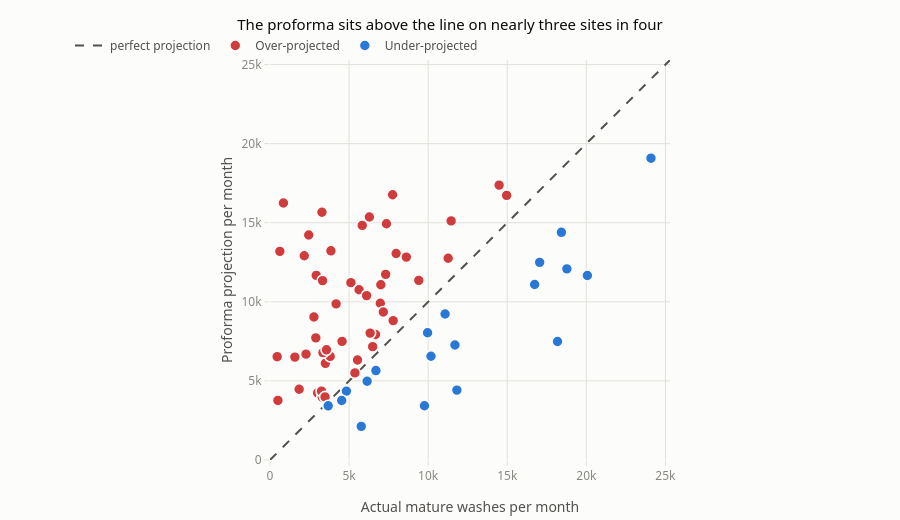

Notebook code cell kept with this figure:
### Markdown cell above
## 2.1 Every projection against what actually happened

No modelling. One dot per site: the washes the proforma projected against the washes that showed up.
Anything above the dashed line was over-projected.

### Code cell
a, pr = pdf.actual_mature_wash, pdf.proforma_y5
over = pr > a
lim = [0, float(max(a.max(), pr.max())) * 1.05]

fig = go.Figure()
fig.add_scatter(x=lim, y=lim, mode="lines", name="perfect projection",
                line=dict(color=INK2, width=2, dash="dash"), hoverinfo="skip")
for mask, name, col in [(over, "Over-projected", BAD), (~over, "Under-projected", S1)]:
    g = pdf[mask]
    fig.add_scatter(x=g.actual_mature_wash, y=g.proforma_y5, mode="markers", name=name,
                    marker=dict(size=11, color=col, line=dict(width=1.6, color=SURFACE)),
                    customdata=g[["client_name", "state"]].fillna("-"),
                    hovertemplate="<b>%{customdata[0]}</b> (%{customdata[1]})<br>"
                                  "actual %{x:,.0f}/mo<br>proforma %{y:,.0f}/mo<extra></extra>")
fig.update_layout(title="The proforma sits above the line on nearly three sites in four",
                  xaxis_title="Actual mature washes per month",
                  yaxis_title="Proforma projection per month", height=520,
                  xaxis=dict(range=lim, constrain="domain"),
                  yaxis=dict(range=lim, scaleanchor="x", constrain="domain"),
                  legend=dict(orientation="h", yanchor="bottom", y=1.0, x=0))
fig.show()

print(f"over-projected : {ph['proforma_over_share']*100:.0f}% of sites")
print(f"median ratio   : {ph['proforma_bias']:.2f}x actual")
print(f"p90 ratio      : {ph['proforma_p90']:.2f}x actual")

### Figure 1 — Plotly figure (JSON) as saved in the notebook; plotly's stock layout.template omitted (floating-point values rounded to 4 significant figures)
{"data": [{"hoverinfo": "skip", "line": {"color": "#52514e", "dash": "dash", "width": 2}, "mode": "lines", "name": "perfect projection", "type": "scatter", "x": [0, 25290.0], "y": [0, 25290.0]}, {"customdata": [["H2GLO CAR WASH", "VA"], ["Mr D Car Wash", "WI"], ["Prestige Auto Spa", "FL"], ["RAINDANCER OF GLENVILLE", "NY"], ["ROBIN AUTO WASH", "MI"], ["Texas Star Wash, LLC", "TX"], ["U-DRIVE", "NV"], ["West Chester Car Wash", "PA"], ["Tampa", "FL"], ["Ford CarWash", "MI"], ["Jupiter Galaxy Car Wash", "FL"], ["Cedar Place", "CO"], ["Varsity Carwash  Duff", "IA"], ["Big Peach Tallahassee", "FL"], ["Wash & Wax Pros", "FL"], ["Atlantic Blvd", "FL"], ["Oasis Auto Spa", "TX"], ["Varsity Carwash Lincoln", "IA"], ["Super Scrub Car Wash", "CA"], ["Baymeadows", "FL"], ["Classie Express Wash", "KY"], ["Havasu Express Car Wash", "AZ"], ["JJ Express Car Wash", "AZ"], ["Brookhurst Express Car Wash", "CA"], ["Glacier Express King Ave", "MT"], ["Hero CarWash", "TX"], ["Aqua Shine Greenville", "SC"], ["Cadillac Express Cullen", "TX"], ["Seaford Car Wash", "NY"], ["Evanston Car Wash", "IL"], ["Jones", "NV"], ["Pelican Car Wash", "FL"], ["Dunn", "FL"], ["Thoroughbred Teays", "WV"], ["Virginia Car Wash Co.", "VA"], ["Aladdin Car Wash", "TX"], ["Dix Hill Car Wash", "NY"], ["OBXpress", "NC"], ["Thoroughbred Seymour", "IN"], ["Blue Rhino Car Wash", "GA"], ["Thoroughbred Hurricane", "WV"], ["Clean Wave Express Carwash", "CA"], ["Magic City Car Wash", "ND"], ["Big Dan's Bradenton 301", "FL"], ["Mr. D Cranston", "WI"], ["Thoroughbred Campbellsville", "KY"], ["Suds Deluxe Tomball", "TX"], ["Waterworks Express Car Wash", "WI"], ["Soapy Shark Okeechobee", "FL"]], "hovertemplate": "<b>%{customdata[0]}</b> (%{customdata[1]})<br>actual %{x:,.0f}/mo<br>proforma %{y:,.0f}/mo<extra></extra>", "marker": {"color": "#d03b3b", "line": {"color": "#fcfcfb", "width": 1.6}, "size": 11}, "mode": "markers", "name": "Over-projected", "type": "scatter", "x": [2776, 3008, 848, 1843, 2166, 501, 7006, 3852, 7976, 11452, 622, 3284, 9407, 2924, 1572, 5116, 5632, 6490, 3500, 5832, 3804, 5533, 4556, 7362, 6108, 3324, 4180, 7788, 3348, 3304, 6284, 6673, 11265, 6974, 2896, 2449, 2276, 3259, 8620, 7164, 5370, 14486, 6332, 14962, 454, 3570, 7312, 3480, 7751], "y": [9041.0, 4246.0, 16250.0, 4474.0, 12920.0, 3766.0, 11080.0, 13230.0, 13060.0, 15120.0, 13190.0, 15670.0, 11360.0, 11670.0, 6505.0, 11210.0, 10760.0, 7167.0, 6113.0, 14830.0, 6551.0, 6321.0, 7499.0, 14940.0, 10390.0, 11340.0, 9873.0, 8814.0, 6788.0, 3964.0, 15360.0, 7933.0, 12760.0, 9913.0, 7722.0, 14230.0, 6692.0, 4354.0, 12830.0, 9354.0, 5506.0, 17380.0, 8022.0, 16730.0, 6532.0, 6967.0, 11740.0, 3990.0, 16770.0]}, {"customdata": [["Extreme Express", "CA"], ["Magic Belle", "OH"], ["The Auto Spa @ Main Street", "OK"], ["The Washery", "PA"], ["Buff It #2", "OK"], ["Avatar", "FL"], ["Big Dan's Bradenton 14th St", "FL"], ["Heroes Express Salisbury", "NC"], ["American Pride Six Forks", "NC"], ["Raceway Elgin", "IL"], ["Reseda", "CA"], ["True Clean", "CO"], ["Lickety Split Express", "NV"], ["Van Nuys", "CA"], ["Floris Car Wash", "FL"], ["The Auto Spa @ University", "OK"], ["Hercules/Elite Care Auto", "OH"], ["Cadillac Express Little York", "TX"], ["Stevens Creek Xpress", "CA"]], "hovertemplate": "<b>%{customdata[0]}</b> (%{customdata[1]})<br>actual %{x:,.0f}/mo<br>proforma %{y:,.0f}/mo<extra></extra>", "marker": {"color": "#2a78d6", "line": {"color": "#fcfcfb", "width": 1.6}, "size": 11}, "mode": "markers", "name": "Under-projected", "type": "scatter", "x": [20066, 6697, 3680, 5770, 4832, 11694, 18425, 18178, 17049, 4533, 16732, 10178, 9962, 18770, 11816, 9766, 6142, 11070, 24086], "y": [11660.0, 5655.0, 3426.0, 2128.0, 4356.0, 7270.0, 14400.0, 7493.0, 12500.0, 3763.0, 11100.0, 6559.0, 8044.0, 12090.0, 4419.0, 3427.0, 4980.0, 9228.0, 19080.0]}], "layout": {"height": 520, "legend": {"orientation": "h", "x": 0, "y": 1.0, "yanchor": "bottom"}, "title": {"text": "The proforma sits above the line on nearly three sites in four"}, "xaxis": {"constrain": "domain", "range": [0, 25290.0], "title": {"text": "Actual mature washes per month"}}, "yaxis": {"constrain": "domain", "range": [0, 25290.0], "scaleanchor": "x", "title": {"text": "Proforma projection per month"}}}}
